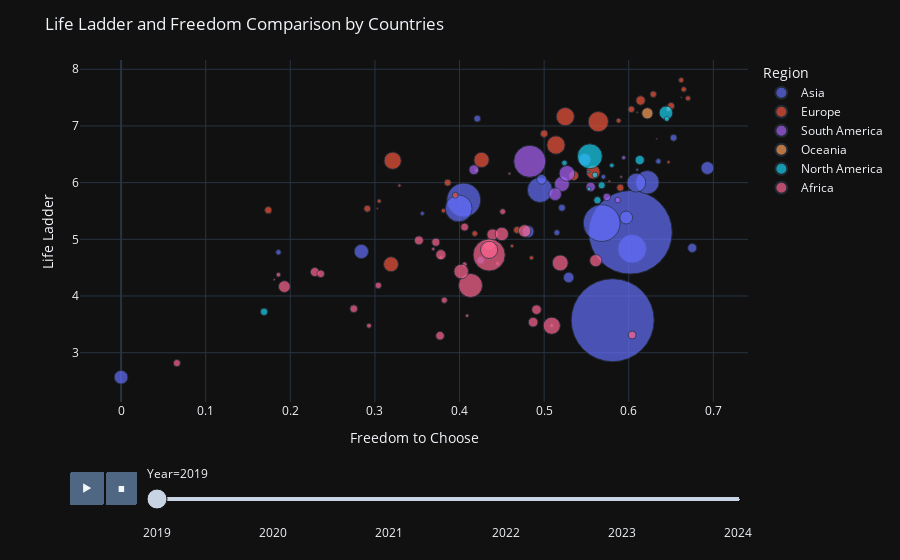

Notebook cell for this chart:
### Code cell
# plot 
plt.figure(figsize=(16, 9))
fig =  px.scatter (  df_final,
                    x='Explained by: Freedom to make life choices',
                    y='Life evaluation (3-year average)',
                    animation_frame='Year',
                    animation_group='Country name',
                    size = 'Population',
                    template = "plotly_dark",
                    color = 'Region', 
                    hover_name = "Country name", 
                    size_max = 60,
                    category_orders={"Year": sorted(df_final['Year'].unique())},
                    labels={
                    'Explained by: Freedom to make life choices': 'Freedom to Choose',  
                    'Life evaluation (3-year average)': 'Life Ladder'                  
    }
)
fig.update_layout(title = "Life Ladder and Freedom Comparison by Countries")
fig.show()

### Figure 1 — Plotly figure (JSON) as saved in the notebook; plotly's stock layout.template omitted (floating-point values rounded to 4 significant figures)
{"data": [{"hovertemplate": "<b>%{hovertext}</b><br><br>Region=Asia<br>Year=2019<br>Freedom to Choose=%{x}<br>Life Ladder=%{y}<br>Population=%{marker.size}<extra></extra>", "hovertext": ["Afghanistan", "Bahrain", "Bangladesh", "Cambodia", "China", "India", "Indonesia", "Iraq", "Israel", "Japan", "Jordan", "Kazakhstan", "Kuwait", "Lebanon", "Malaysia", "Maldives", "Mongolia", "Nepal", "Pakistan", "Philippines", "Russian Federation", "Saudi Arabia", "Singapore", "Sri Lanka", "Tajikistan", "Thailand", "Turkmenistan", "United Arab Emirates", "Uzbekistan"], "ids": ["Afghanistan", "Bahrain", "Bangladesh", "Cambodia", "China", "India", "Indonesia", "Iraq", "Israel", "Japan", "Jordan", "Kazakhstan", "Kuwait", "Lebanon", "Malaysia", "Maldives", "Mongolia", "Nepal", "Pakistan", "Philippines", "Russian Federation", "Saudi Arabia", "Singapore", "Sri Lanka", "Tajikistan", "Thailand", "Turkmenistan", "United Arab Emirates", "Uzbekistan"], "legendgroup": "Asia", "marker": {"color": "#636efa", "size": [37856121, 1483756, 164913055, 16481304, 1407745000, 1389030312, 272489381, 41192171, 9054000, 126633000, 10671891, 19209555, 4442316, 5794594, 33440596, 487731, 3267673, 28414064, 230800899, 110804683, 145453291, 30063799, 5703569, 21803000, 9529966, 71522271, 6803944, 9445785, 32964701], "sizemode": "area", "sizeref": 403000.0, "symbol": "circle"}, "mode": "markers", "name": "Asia", "orientation": "v", "showlegend": true, "type": "scatter", "x": [0.0, 0.61, 0.604, 0.675, 0.602, 0.581, 0.568, 0.284, 0.421, 0.495, 0.425, 0.497, 0.57, 0.186, 0.597, 0.548, 0.356, 0.481, 0.405, 0.622, 0.399, 0.548, 0.635, 0.529, 0.521, 0.609, 0.515, 0.653, 0.693], "xaxis": "x", "y": [2.567, 6.227, 4.833, 4.848, 5.124, 3.573, 5.286, 4.785, 7.129, 5.871, 4.633, 6.058, 6.102, 4.772, 5.384, 5.198, 5.456, 5.137, 5.693, 6.006, 5.546, 6.406, 6.377, 4.327, 5.556, 5.999, 5.119, 6.791, 6.258], "yaxis": "y"}, {"hovertemplate": "<b>%{hovertext}</b><br><br>Region=Europe<br>Year=2019<br>Freedom to Choose=%{x}<br>Life Ladder=%{y}<br>Population=%{marker.size}<extra></extra>", "hovertext": ["Albania", "Armenia", "Austria", "Azerbaijan", "Belarus", "Belgium", "Bosnia and Herzegovina", "Bulgaria", "Croatia", "Cyprus", "Denmark", "Estonia", "Finland", "France", "Georgia", "Germany", "Greece", "Hungary", "Iceland", "Ireland", "Italy", "Latvia", "Lithuania", "Luxembourg", "Malta", "Montenegro", "Netherlands", "Norway", "Poland", "Portugal", "Romania", "Serbia", "Slovenia", "Spain", "Sweden", "Switzerland", "Ukraine", "United Kingdom"], "ids": ["Albania", "Armenia", "Austria", "Azerbaijan", "Belarus", "Belgium", "Bosnia and Herzegovina", "Bulgaria", "Croatia", "Cyprus", "Denmark", "Estonia", "Finland", "France", "Georgia", "Germany", "Greece", "Hungary", "Iceland", "Ireland", "Italy", "Latvia", "Lithuania", "Luxembourg", "Malta", "Montenegro", "Netherlands", "Norway", "Poland", "Portugal", "Romania", "Serbia", "Slovenia", "Spain", "Sweden", "Switzerland", "Ukraine", "United Kingdom"], "legendgroup": "Europe", "marker": {"color": "#EF553B", "size": [2567801, 2962500, 8879920, 10024283, 9419758, 11488980, 3345533, 6616726, 3949390, 1286671, 5814422, 1326898, 5521606, 67382061, 3720161, 83092962, 10721582, 9694824, 360563, 4976456, 59729081, 1913822, 2811089, 620001, 503912, 626753, 17344874, 5347896, 37965475, 10286263, 19371648, 6945235, 2088385, 47118501, 10278887, 8575280, 44957458, 66631000], "sizemode": "area", "sizeref": 403000.0, "symbol": "circle"}, "mode": "markers", "name": "Europe", "orientation": "v", "showlegend": true, "type": "scatter", "x": [0.462, 0.378, 0.603, 0.468, 0.291, 0.5, 0.305, 0.418, 0.381, 0.459, 0.665, 0.577, 0.662, 0.514, 0.485, 0.564, 0.174, 0.386, 0.662, 0.588, 0.321, 0.329, 0.42, 0.61, 0.633, 0.303, 0.614, 0.67, 0.558, 0.59, 0.535, 0.395, 0.647, 0.426, 0.65, 0.629, 0.319, 0.525], "xaxis": "x", "y": [4.883, 4.677, 7.294, 5.165, 5.54, 6.864, 5.674, 5.102, 5.505, 6.159, 7.646, 6.022, 7.809, 6.664, 4.673, 7.076, 5.515, 6.0, 7.504, 7.094, 6.387, 5.95, 6.215, 7.238, 6.773, 5.546, 7.449, 7.488, 6.186, 5.911, 6.124, 5.778, 6.363, 6.401, 7.353, 7.56, 4.561, 7.165], "yaxis": "y"}, {"hovertemplate": "<b>%{hovertext}</b><br><br>Region=South America<br>Year=2019<br>Freedom to Choose=%{x}<br>Life Ladder=%{y}<br>Population=%{marker.size}<extra></extra>", "hovertext": ["Argentina", "Bolivia", "Brazil", "Chile", "Colombia", "Ecuador", "Paraguay", "Peru", "Uruguay"], "ids": ["Argentina", "Bolivia", "Brazil", "Chile", "Colombia", "Ecuador", "Paraguay", "Peru", "Uruguay"], "legendgroup": "South America", "marker": {"color": "#ab63fa", "size": [44973465, 11671386, 207455459, 19197744, 49907985, 17340021, 6515058, 32449303, 3397206], "sizemode": "area", "sizeref": 403000.0, "symbol": "circle"}, "mode": "markers", "name": "South America", "orientation": "v", "showlegend": true, "type": "scatter", "x": [0.521, 0.574, 0.483, 0.417, 0.527, 0.555, 0.587, 0.513, 0.594], "xaxis": "x", "y": [5.975, 5.747, 6.376, 6.228, 6.163, 5.925, 5.692, 5.797, 6.44], "yaxis": "y"}, {"hovertemplate": "<b>%{hovertext}</b><br><br>Region=Oceania<br>Year=2019<br>Freedom to Choose=%{x}<br>Life Ladder=%{y}<br>Population=%{marker.size}<extra></extra>", "hovertext": ["Australia", "New Zealand"], "ids": ["Australia", "New Zealand"], "legendgroup": "Oceania", "marker": {"color": "#FFA15A", "size": [25334826, 4970300], "sizemode": "area", "sizeref": 403000.0, "symbol": "circle"}, "mode": "markers", "name": "Oceania", "orientation": "v", "showlegend": true, "type": "scatter", "x": [0.622, 0.647], "xaxis": "x", "y": [7.223, 7.3], "yaxis": "y"}, {"hovertemplate": "<b>%{hovertext}</b><br><br>Region=North America<br>Year=2019<br>Freedom to Choose=%{x}<br>Life Ladder=%{y}<br>Population=%{marker.size}<extra></extra>", "hovertext": ["Canada", "Costa Rica", "Dominican Republic", "El Salvador", "Guatemala", "Haiti", "Honduras", "Jamaica", "Mexico", "Nicaragua", "Panama", "Trinidad and Tobago"], "ids": ["Canada", "Costa Rica", "Dominican Republic", "El Salvador", "Guatemala", "Haiti", "Honduras", "Jamaica", "Mexico", "Nicaragua", "Panama", "Trinidad and Tobago"], "legendgroup": "North America", "marker": {"color": "#19d3f3", "size": [37618495, 4999553, 10894043, 6222318, 17103803, 11105163, 9943633, 2823271, 125762982, 6483657, 4234700, 1363985], "sizemode": "area", "sizeref": 403000.0, "symbol": "circle"}, "mode": "markers", "name": "North America", "orientation": "v", "showlegend": true, "type": "scatter", "x": [0.644, 0.645, 0.563, 0.524, 0.613, 0.169, 0.568, 0.553, 0.554, 0.56, 0.58, 0.553], "xaxis": "x", "y": [7.232, 7.121, 5.689, 6.348, 6.399, 3.721, 5.953, 5.89, 6.465, 6.137, 6.305, 6.192], "yaxis": "y"}, {"hovertemplate": "<b>%{hovertext}</b><br><br>Region=Africa<br>Year=2019<br>Freedom to Choose=%{x}<br>Life Ladder=%{y}<br>Population=%{marker.size}<extra></extra>", "hovertext": ["Benin", "Botswana", "Burundi", "Cameroon", "Central African Republic", "Chad", "Comoros", "Ethiopia", "Gabon", "Ghana", "Guinea", "Kenya", "Lesotho", "Liberia", "Libya", "Madagascar", "Malawi", "Mali", "Mauritania", "Mauritius", "Morocco", "Mozambique", "Namibia", "Niger", "Nigeria", "Rwanda", "Senegal", "Sierra Leone", "South Africa", "South Sudan", "Tanzania", "Togo", "Tunisia", "Uganda", "Zambia", "Zimbabwe"], "ids": ["Benin", "Botswana", "Burundi", "Cameroon", "Central African Republic", "Chad", "Comoros", "Ethiopia", "Gabon", "Ghana", "Guinea", "Kenya", "Lesotho", "Liberia", "Libya", "Madagascar", "Malawi", "Mali", "Mauritania", "Mauritius", "Morocco", "Mozambique", "Namibia", "Niger", "Nigeria", "Rwanda", "Senegal", "Sierra Leone", "South Africa", "South Sudan", "Tanzania", "Togo", "Tunisia", "Uganda", "Zambia", "Zimbabwe"], "legendgroup": "Africa", "marker": {"color": "#FF6692", "size": [12726755, 2332083, 12255336, 25506095, 4944703, 16685223, 786578, 115737383, 2267706, 31258945, 13034346, 51202827, 2209405, 5043721, 6951033, 28219554, 19025752, 21068405, 4467708, 1265985, 36210898, 29884380, 2650494, 22947757, 209485641, 12776103, 16352922, 7731991, 59587885, 10423384, 59174891, 8463068, 11875081, 42999637, 18513839, 15271368], "sizemode": "area", "sizeref": 403000.0, "symbol": "circle"}, "mode": "markers", "name": "Africa", "orientation": "v", "showlegend": true, "type": "scatter", "x": [0.406, 0.509, 0.275, 0.439, 0.293, 0.229, 0.181, 0.413, 0.369, 0.477, 0.372, 0.519, 0.409, 0.406, 0.451, 0.193, 0.487, 0.378, 0.186, 0.591, 0.45, 0.561, 0.445, 0.435, 0.435, 0.604, 0.352, 0.382, 0.435, 0.066, 0.509, 0.304, 0.236, 0.402, 0.491, 0.377], "xaxis": "x", "y": [5.216, 3.479, 3.775, 5.085, 3.476, 4.423, 4.289, 4.186, 4.829, 5.148, 4.949, 4.583, 3.653, 4.558, 5.489, 4.166, 3.538, 4.729, 4.375, 6.101, 5.095, 4.624, 4.571, 4.91, 4.724, 3.312, 4.981, 3.926, 4.814, 2.817, 3.476, 4.187, 4.392, 4.432, 3.759, 3.299], "yaxis": "y"}], "layout": {"legend": {"itemsizing": "constant", "title": {"text": "Region"}, "tracegroupgap": 0}, "margin": {"t": 60}, "sliders": [{"active": 0, "currentvalue": {"prefix": "Year="}, "len": 0.9, "pad": {"b": 10, "t": 60}, "steps": [{"args": [["2019"], {"frame": {"duration": 0, "redraw": false}, "fromcurrent": true, "mode": "immediate", "transition": {"duration": 0, "easing": "linear"}}], "label": "2019", "method": "animate"}, {"args": [["2020"], {"frame": {"duration": 0, "redraw": false}, "fromcurrent": true, "mode": "immediate", "transition": {"duration": 0, "easing": "linear"}}], "label": "2020", "method": "animate"}, {"args": [["2021"], {"frame": {"duration": 0, "redraw": false}, "fromcurrent": true, "mode": "immediate", "transition": {"duration": 0, "easing": "linear"}}], "label": "2021", "method": "animate"}, {"args": [["2022"], {"frame": {"duration": 0, "redraw": false}, "fromcurrent": true, "mode": "immediate", "transition": {"duration": 0, "easing": "linear"}}], "label": "2022", "method": "animate"}, {"args": [["2023"], {"frame": {"duration": 0, "redraw": false}, "fromcurrent": true, "mode": "immediate", "transition": {"duration": 0, "easing": "linear"}}], "label": "2023", "method": "animate"}, {"args": [["2024"], {"frame": {"duration": 0, "redraw": false}, "fromcurrent": true, "mode": "immediate", "transition": {"duration": 0, "easing": "linear"}}], "label": "2024", "method": "animate"}], "x": 0.1, "xanchor": "left", "y": 0, "yanchor": "top"}], "title": {"text": "Life Ladder and Freedom Comparison by Countries"}, "updatemenus": [{"buttons": [{"args": [null, {"frame": {"duration": 500, "redraw": false}, "fromcurrent": true, "mode": "immediate", "transition": {"duration": 500, "easing": "linear"}}], "label": "&#9654;", "method": "animate"}, {"args": [[null], {"frame": {"duration": 0, "redraw": false}, "fromcurrent": true, "mode": "immediate", "transition": {"duration": 0, "easing": "linear"}}], "label": "&#9724;", "method": "animate"}], "direction": "left", "pad": {"r": 10, "t": 70}, "showactive": false, "type": "buttons", "x": 0.1, "xanchor": "right", "y": 0, "yanchor": "top"}], "xaxis": {"anchor": "y", "domain": [0, 1], "title": {"text": "Freedom to Choose"}}, "yaxis": {"anchor": "x", "domain": [0, 1], "title": {"text": "Life Ladder"}}}}
